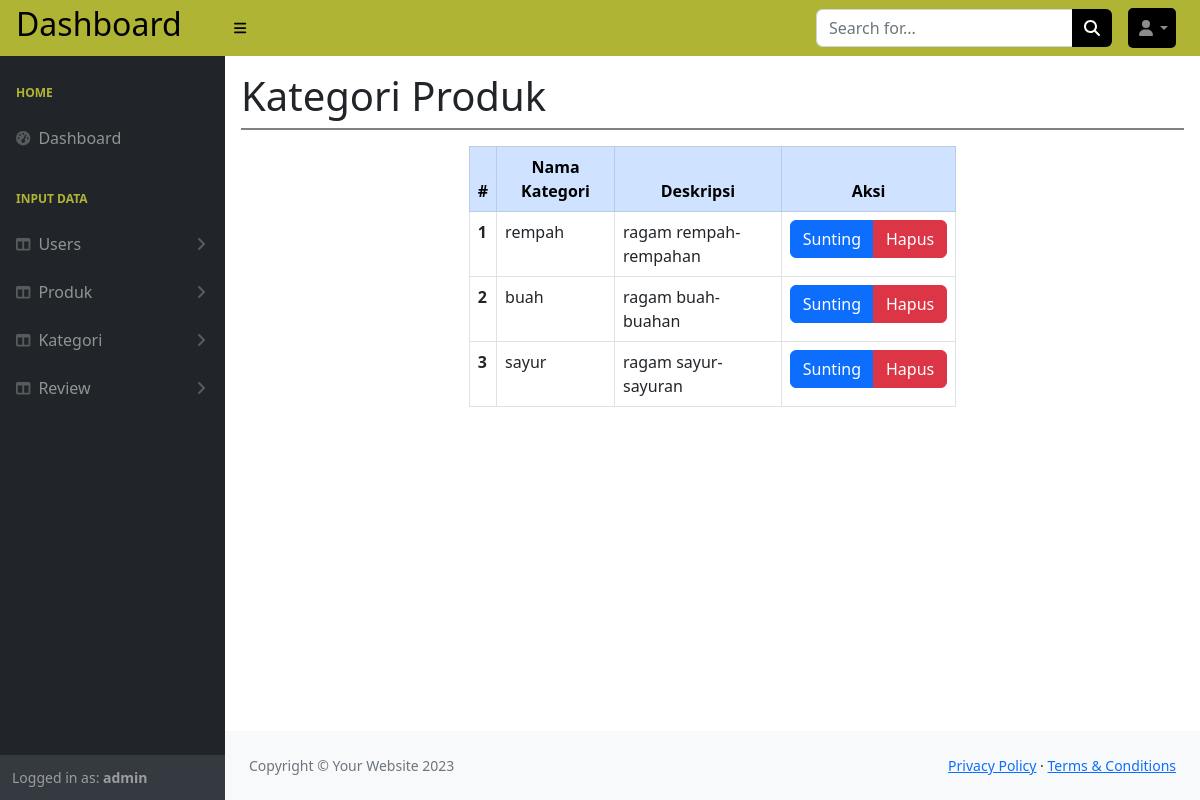
/dashboard/kategori/tampil_kategori.php (signed in), run on the app's committed database.
### tables this page shows
CREATE TABLE `categories` (
  `category_id` int(11) NOT NULL,
  `nm_category` varchar(255) NOT NULL,
  `desc_category` text DEFAULT NULL
);

### dashboard/kategori/tampil_kategori.php (the view, shortened to what this page needs)
<?php
include "../layout/header.php";
?>
<table class="table table-bordered w-50 mx-auto">
  <div class="list-btn d-flex m-3" style="border-bottom: 2px solid grey;">
    <h1>Kategori Produk</h1>
  </div>
  <thead class="table-primary " style="text-align: center;">
    <tr>
      <th scope="col">#</th>
      <th scope="col">Nama Kategori</th>
      <th scope="col">Deskripsi</th>
      <th scope="col-1">Aksi</th>
    </tr>
  </thead>
  <tbody>
    <?php
    include "../koneksi.php";
    $no = 1;
    $kategori = mysqli_query($connect, "SELECT * FROM categories ORDER BY category_id DESC");
    while ($item = mysqli_fetch_array($kategori)) {
    ?>
      <tr>
        <th scope="row"><?= $no++ ?></th>
        <td><?= $item['nm_category'] ?></td>
        <td><?= $item['desc_category'] ?></td>
        <td style="text-align: center;">
          <div class="btn-group" role="group" aria-label="Basic example">
            <button type="button" class="btn btn-primary"><a href="edit_kategori.php?id_kategori=<?= $item['category_id'] ?>" style="text-decoration: none; color:white;">Sunting</a></button>
            <button type="button" class="btn btn-danger"><a href="hapus_kategori.php?id_kategori=<?= $item['category_id'] ?>" style="text-decoration: none; color:white;">Hapus</a></button>
          </div>
        </td>
      </tr>
    <?php } ?>
  </tbody>
</table>
<?php include "../layout/footer.php"; ?>

### data on the page
categories: nm_category "rempah", desc_category "ragam rempah-rempahan"
categories: nm_category "buah", desc_category "ragam buah-buahan"
categories: nm_category "sayur", desc_category "ragam sayur-sayuran"

### other printed values
$role "admin"
